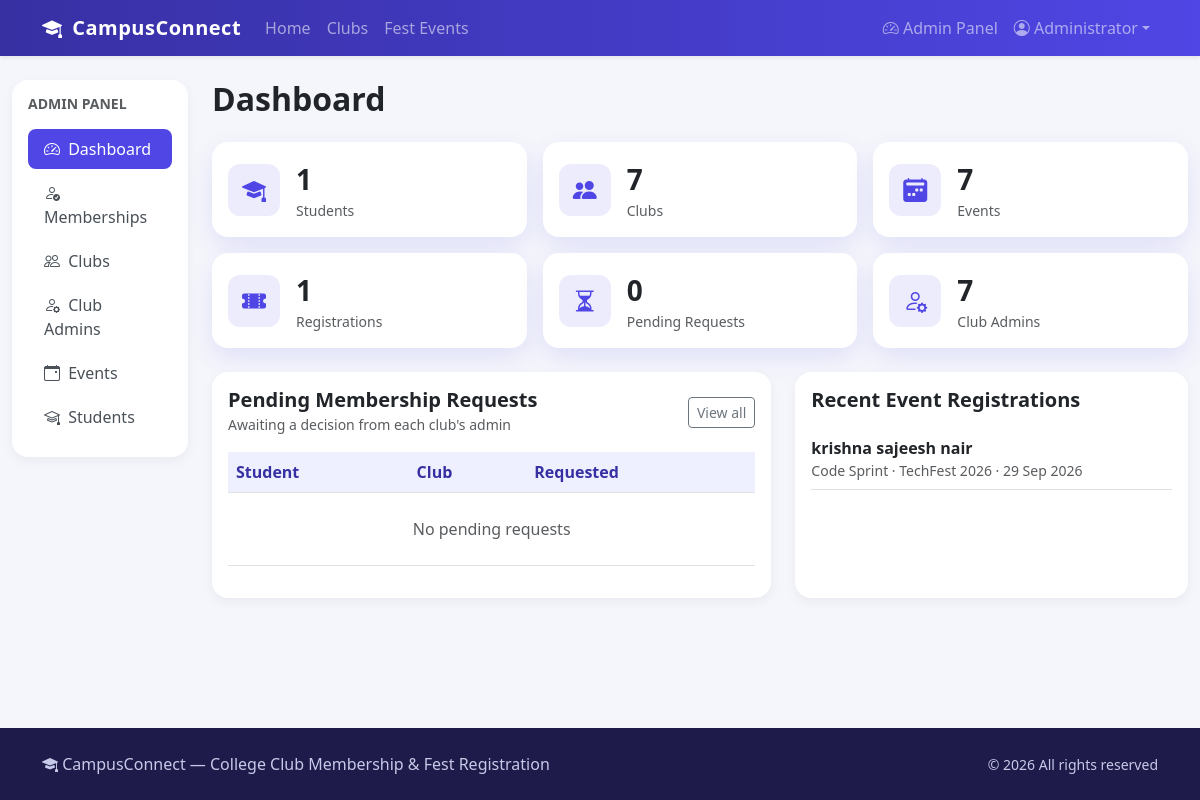
The page /admin (signed in) on the database its author committed.
### tables this page shows
CREATE TABLE "users" (
    id            INTEGER PRIMARY KEY AUTOINCREMENT,
    name          TEXT    NOT NULL,
    email         TEXT    NOT NULL UNIQUE,
    password_hash TEXT    NOT NULL,
    roll_no       TEXT,
    department    TEXT,
    year          TEXT,
    phone         TEXT,
    role          TEXT    NOT NULL DEFAULT 'student' CHECK (role IN ('student', 'admin', 'club_admin')),
    club_id       INTEGER REFERENCES clubs(id) ON DELETE CASCADE,    created_at    TEXT    NOT NULL DEFAULT CURRENT_TIMESTAMP
);

CREATE TABLE registrations (
    id            INTEGER PRIMARY KEY AUTOINCREMENT,
    user_id       INTEGER NOT NULL REFERENCES users(id) ON DELETE CASCADE,
    event_id      INTEGER NOT NULL REFERENCES events(id) ON DELETE CASCADE,
    registered_at TEXT    NOT NULL DEFAULT CURRENT_TIMESTAMP,
    UNIQUE (user_id, event_id)
);

CREATE TABLE events (
    id               INTEGER PRIMARY KEY AUTOINCREMENT,
    title            TEXT    NOT NULL,
    fest_name        TEXT    NOT NULL,
    club_id          INTEGER REFERENCES clubs(id) ON DELETE SET NULL,
    description      TEXT    NOT NULL,
    venue            TEXT    NOT NULL,
    event_date       TEXT    NOT NULL,
    event_time       TEXT    NOT NULL,
    max_participants INTEGER NOT NULL DEFAULT 100,
    created_at       TEXT    NOT NULL DEFAULT CURRENT_TIMESTAMP
);

### app.py (the view)
@app.route("/admin")
@admin_required
def admin_dashboard():
    db = get_db()
    stats = {
        "students": db.execute("SELECT COUNT(*) FROM users WHERE role = 'student'").fetchone()[0],
        "clubs": db.execute("SELECT COUNT(*) FROM clubs").fetchone()[0],
        "events": db.execute("SELECT COUNT(*) FROM events").fetchone()[0],
        "registrations": db.execute("SELECT COUNT(*) FROM registrations").fetchone()[0],
        "pending": db.execute("SELECT COUNT(*) FROM memberships WHERE status = 'pending'").fetchone()[0],
        "club_admins": db.execute("SELECT COUNT(*) FROM users WHERE role = 'club_admin'").fetchone()[0],
    }
    pending = membership_rows("pending")
    recent = db.execute(
        """SELECT r.registered_at, u.name AS student, e.title, e.fest_name
           FROM registrations r JOIN users u ON u.id = r.user_id JOIN events e ON e.id = r.event_id
           ORDER BY r.registered_at DESC LIMIT 8"""
    ).fetchall()
    return render_template("admin/dashboard.html", stats=stats, pending=pending, recent=recent)

### app.py (called while the page is built)
def get_db():
    if "db" not in g:
        g.db = sqlite3.connect(DATABASE)
        g.db.row_factory = sqlite3.Row
        g.db.execute("PRAGMA foreign_keys = ON")
    return g.db

@app.before_request
def load_user():
    user_id = session.get("user_id")
    g.user = None
    g.club = None
    if user_id is not None:
        db = get_db()
        g.user = db.execute("SELECT * FROM users WHERE id = ?", (user_id,)).fetchone()
        if g.user is not None and g.user["role"] == "club_admin":
            g.club = db.execute("SELECT * FROM clubs WHERE id = ?", (g.user["club_id"],)).fetchone()

def current_portal():
    user = g.get("user")
    return "club_admin" if user is not None and user["role"] == "club_admin" else "admin"

@app.context_processor
def inject_globals():
    return {
        "user": g.get("user"),
        "my_club": g.get("club"),
        "portal": current_portal(),
        "category_icons": CATEGORY_ICONS,
        "today": date.today().isoformat(),
    }

@app.template_filter("fmt_date")
def fmt_date(value):
    try:
        return datetime.strptime(value, "%Y-%m-%d").strftime("%d %b %Y")
    except (TypeError, ValueError):
        return value

def login_required(view):
    @wraps(view)
    def wrapped(*args, **kwargs):
        if g.user is None:
            flash("Please log in to continue.", "warning")
            return redirect(url_for("login", next=request.path))
        return view(*args, **kwargs)
    return wrapped

def admin_required(view):
    @wraps(view)
    @login_required
    def wrapped(*args, **kwargs):
        if g.user["role"] != "admin":
            abort(403)
        return view(*args, **kwargs)
    return wrapped

def membership_rows(status, club_id=None):
    query = """SELECT m.*, u.name AS student, u.roll_no, u.email, u.department, u.year, u.phone, c.name AS club
               FROM memberships m JOIN users u ON u.id = m.user_id JOIN clubs c ON c.id = m.club_id
               WHERE 1 = 1"""
    params = []
    if club_id is not None:
        query += " AND m.club_id = ?"
        params.append(club_id)
    if status in ("pending", "approved", "rejected"):
        query += " AND m.status = ?"
        params.append(status)
    query += " ORDER BY m.joined_at DESC"
    return get_db().execute(query, params).fetchall()

### templates/admin/dashboard.html (shortened to what this page needs)
{% extends "admin/layout.html" %}
{% block admin_content %}
<h2 class="fw-bold mb-4">Dashboard</h2>
<div class="row g-3 mb-4">
    {% for label, value, icon in [
        ('Students', stats.students, 'mortarboard-fill'),
        ('Clubs', stats.clubs, 'people-fill'),
        ('Events', stats.events, 'calendar2-week-fill'),
        ('Registrations', stats.registrations, 'ticket-perforated-fill'),
        ('Pending Requests', stats.pending, 'hourglass-split'),
        ('Club Admins', stats.club_admins, 'person-gear'),
    ] %}
    <div class="col-sm-6 col-xl-4">
        <div class="card stat-card">
            <div class="card-body d-flex align-items-center gap-3">
                <span class="stat-icon"><i class="bi bi-{{ icon }}"></i></span>
                <div>
                    <div class="fs-3 fw-bold">{{ value }}</div>
                    <div class="small text-muted">{{ label }}</div>
                </div>
            </div>
        </div>
    </div>
    {% endfor %}
</div>
<div class="row g-4">
    <div class="col-xl-7">
        <div class="card hover-card h-100">
            <div class="card-body">
                <div class="d-flex justify-content-between align-items-center mb-3">
                    <div>
                        <h5 class="fw-bold mb-0">Pending Membership Requests</h5>
                        <small class="text-muted">Awaiting a decision from each club's admin</small>
                    </div>
                    <a href="{{ url_for('admin_memberships', status='pending') }}" class="btn btn-sm btn-outline-secondary">View all</a>
                </div>
                <div class="table-responsive">
                    <table class="table align-middle">
                        <thead><tr><th>Student</th><th>Club</th><th>Requested</th></tr></thead>
                        <tbody>
                        {% for p in pending[:8] %}
                            <tr>
                                <td>{{ p.student }}<div class="small text-muted">{{ p.roll_no }} &middot; {{ p.department }}</div></td>
                                <td>{{ p.club }}</td>
                                <td class="small">{{ p.joined_at[:10]|fmt_date }}</td>
                            </tr>
                        {% else %}
                            <tr><td colspan="3" class="text-center text-muted py-4">No pending requests</td></tr>
                        {% endfor %}
                        </tbody>
                    </table>
                </div>
            </div>
        </div>
    </div>
    <div class="col-xl-5">
        <div class="card hover-card h-100">
            <div class="card-body">
                <h5 class="fw-bold mb-3">Recent Event Registrations</h5>
                {% for r in recent %}
                <div class="border-bottom py-2">
                    <div class="fw-semibold">{{ r.student }}</div>
                    <div class="small text-muted">{{ r.title }} &middot; {{ r.fest_name }} &middot; {{ r.registered_at[:10]|fmt_date }}</div>
                </div>
                {% else %}
                <p class="text-muted">No registrations yet.</p>
                {% endfor %}
            </div>
        </div>
    </div>
</div>
{% endblock %}

### templates/base.html (shortened to what this page needs)
<!doctype html>
<html lang="en">
<head>
    <link href="https://cdn.jsdelivr.net/npm/bootstrap@5.3.3/dist/css/bootstrap.min.css" rel="stylesheet">
    <link href="https://cdn.jsdelivr.net/npm/bootstrap-icons@1.11.3/font/bootstrap-icons.min.css" rel="stylesheet">
    <link href="{{ url_for('static', filename='css/style.css') }}" rel="stylesheet">
</head>
<body class="d-flex flex-column min-vh-100">
<nav class="navbar navbar-expand-lg navbar-dark bg-brand shadow-sm sticky-top">
    <div class="container">
        <a class="navbar-brand" href="{{ url_for('index') }}"><i class="bi bi-mortarboard-fill me-1"></i> CampusConnect</a>
        <div class="collapse navbar-collapse" id="mainNav">
            <ul class="navbar-nav me-auto">
                <li class="nav-item"><a class="nav-link {% if request.endpoint == 'index' %}active{% endif %}" href="{{ url_for('index') }}">Home</a></li>
                <li class="nav-item"><a class="nav-link {% if request.endpoint in ['clubs', 'club_detail'] %}active{% endif %}" href="{{ url_for('clubs') }}">Clubs</a></li>
                <li class="nav-item"><a class="nav-link {% if request.endpoint in ['events', 'event_detail'] %}active{% endif %}" href="{{ url_for('events') }}">Fest Events</a></li>
            </ul>
            <ul class="navbar-nav">
                {% if user %}
                    {% if user.role == 'admin' %}
                        <li class="nav-item"><a class="nav-link" href="{{ url_for('admin_dashboard') }}"><i class="bi bi-speedometer2"></i> Admin Panel</a></li>
                    {% elif user.role == 'club_admin' %}
                        <li class="nav-item"><a class="nav-link" href="{{ url_for('club_admin_dashboard') }}"><i class="bi bi-speedometer2"></i> Club Portal</a></li>
                    {% else %}
                        <li class="nav-item"><a class="nav-link" href="{{ url_for('dashboard') }}"><i class="bi bi-grid"></i> My Dashboard</a></li>
                    {% endif %}
                    <li class="nav-item dropdown">
                        <a class="nav-link dropdown-toggle" href="#" data-bs-toggle="dropdown"><i class="bi bi-person-circle"></i> {{ user.name.split()[0] }}</a>
                    </li>
                {% else %}
                    <li class="nav-item"><a class="nav-link" href="{{ url_for('login') }}">Login</a></li>
                    <li class="nav-item"><a class="btn btn-light btn-sm ms-lg-2 mt-1" href="{{ url_for('register') }}">Register</a></li>
                {% endif %}
            </ul>
        </div>
    </div>
</nav>
<main class="flex-grow-1">
    {% block content %}{% endblock %}
</main>
<footer class="py-4 mt-5">
    <div class="container d-flex flex-column flex-md-row justify-content-between align-items-center gap-2">
        <span><i class="bi bi-mortarboard-fill"></i> CampusConnect &mdash; College Club Membership &amp; Fest Registration</span>
        <span class="small">&copy; 2026 All rights reserved</span>
    </div>
</footer>
</body>
</html>

### static/css/style.css (style rules this page uses)
:root { --brand: #4f46e5; --brand-dark: #3730a3; --accent: #ec4899; }
body { background: #f5f6fb; font-family: "Segoe UI", system-ui, -apple-system, sans-serif; }
.navbar-brand { font-weight: 700; letter-spacing: .5px; }
.bg-brand { background: linear-gradient(90deg, var(--brand-dark), var(--brand)); }
.stat-card { border: 0; border-radius: 1rem; box-shadow: 0 10px 25px rgba(79, 70, 229, .12); }
.stat-card .stat-icon { width: 52px; height: 52px; border-radius: 12px; display: inline-flex; align-items: center; justify-content: center; font-size: 1.5rem; background: rgba(79, 70, 229, .1); color: var(--brand); }
.hover-card { border: 0; border-radius: 1rem; transition: transform .2s ease, box-shadow .2s ease; box-shadow: 0 4px 12px rgba(0, 0, 0, .05); }
.table thead th { background: #eef0ff; color: var(--brand-dark); font-weight: 600; white-space: nowrap; }
footer { background: #1e1b4b; color: #c7c9e8; }

### rows shown on the page
users: name "Administrator"
registrations: student "krishna sajeesh nair", title "Code Sprint", fest_name "TechFest 2026", registered_at "29 Sep 2026"

### other values the page prints
{{ label }} "Dashboard" "Memberships" "Clubs" "Club Admins" "Events" "Students"
{{ value }} "1" "7" "7" "1" "0" "7"
{{ label }} "Students" "Clubs" "Events" "Registrations" "Pending Requests" "Club Admins"
